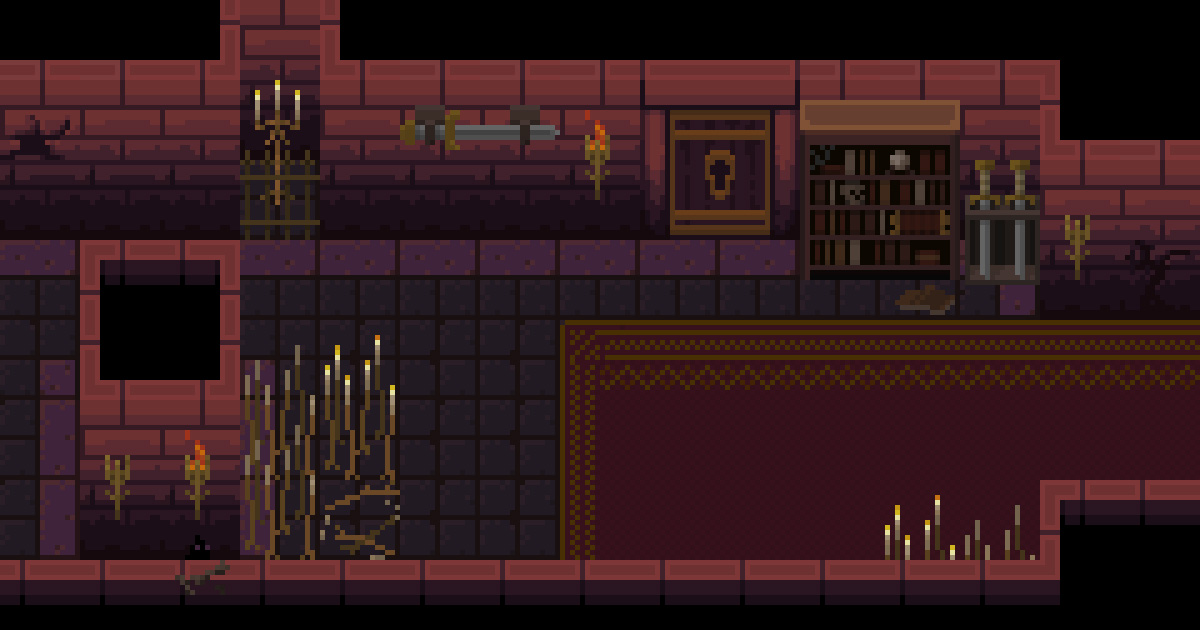

This is a level from a 2D game, rendered from its Tiled map with the project's own tilesets. A one-line summary and the map file follow, with tile-layer data summarised:
An orthogonal 120x63 tile map with 10x10 px tiles, 1 tile layer (Tile Layer 1) and 6 objects.

<map version="1.9" tiledversion="1.9.2" orientation="orthogonal" renderorder="right-down" width="120" height="63" tilewidth="10" tileheight="10" infinite="0" nextlayerid="3" nextobjectid="10">
 <tileset firstgid="1" name="Dungeeon" tilewidth="10" tileheight="10" tilecount="7560" columns="120">
  <image source="TestDungeon.jpg" width="1200" height="630" />
 </tileset>
 <layer id="1" name="Tile Layer 1" width="120" height="63">
  <data>[7560 cells, 7320 non-empty, 7320 distinct tile ids]</data>
 </layer>
 <objectgroup id="2" name="Collisions">
  <object id="2" x="0.0359848" y="560" width="1060" height="50" />
  <object id="5" x="1040" y="480" width="160" height="80" />
  <object id="6" x="78.5" y="360.5" width="316" height="199" />
  <object id="7" x="79.5" y="240" width="160.5" height="120" />
  <object id="8" x="1.83333" y="59.5" width="796.667" height="179" />
  <object id="9" x="798.333" y="60" width="402" height="219.333" />
 </objectgroup>
</map>
